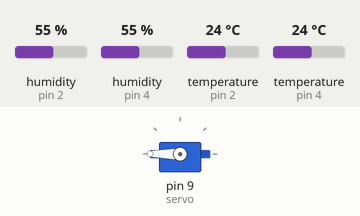
Simulated run of this sketch. Board: Arduino Uno, built with avr-gcc and run on an emulated ATmega328P. Parts: servo. The test bench sets the inputs (shaded band); at power-on: humidity (sensors on pin 2, pin 4) 55 %, temperature (sensors on pin 2, pin 4) 24 °C. What the sketch prints to the serial monitor is not drawn.

Above: at 3.7 s.
At 4.3 s:
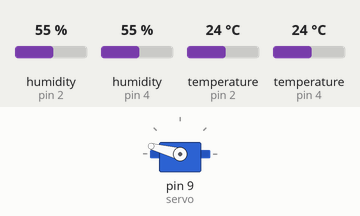
Timing chart, 0 to 5.8 s (numbered marks = the images above):
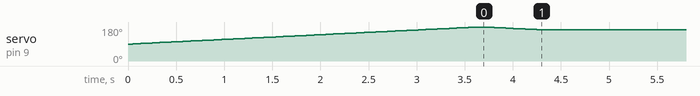

The sketch:

ClimateControl.ino
```cpp
#include "DHT.h"
#include <Servo.h>
#include <math.h>
#define DHTPIN 2
#define DHT22PIN 4
#define servoPin 9


DHT dht(DHTPIN, DHT11);
DHT dht22(DHT22PIN, DHT22);
Servo servo;

int SetTemp = 23;
float Angle = 180;
static float AngleCh1 = 15;
static float AngleCh2 = 30;
static float AngleCh3 = 60;
int timerRead = 40;
int timer = timerRead - 1;
int razn = 0;
bool closed = false;
bool opened = false;
static int ServoDelay = 40;
int complTimes = 0;
int allTimes = 0;


void setup() {
  Serial.begin(9600);
  delay(10);
  servo.attach(9);

  if (servo.read() != 180)
  {
    for (int i = servo.read(); i <= 180; i++)
    {
      servo.write(i);
      delay(ServoDelay);
    }
  }
  dht.begin();
  dht22.begin();
}


void loop() {
  timer++;

  float h = dht.readHumidity();

  float t = dht.readTemperature();

  float h22 = dht22.readHumidity();

  float t22 = dht22.readTemperature();

  float deltaT = (t + t22) / 2;

  float deltaTr = round(deltaT);

  float deltaH = (h + h22) / 2;

  if (isnan(h) || isnan(t)) {
    Serial.println("Error");
    return;
  }

  if (Serial.available() < 2)  {

    if ((timer >= timerRead) && (closed == false) && (opened == false)) {

      allTimes++;

      //Жарко
      if (deltaTr > SetTemp) {
        razn = int(deltaTr) - int(SetTemp);
        if (razn > 3) razn = 4;
        switch (razn) {
          case int(1): Angle = Angle - AngleCh1; break;
          case int(2): Angle = Angle - AngleCh2; break;
          case int(3): Angle = Angle - AngleCh3; break;
          case int(4): Angle = 0; break;
        }
        if (servo.read() - Angle < 0) Angle = 0;
        razn = 0;
        for (int i = servo.read(); i >= Angle; i--)
        {
          servo.write(i);
          delay(ServoDelay);
        }
        timer = 0;
      }
      //Жарко

      //Холодно
      if (deltaTr < SetTemp) {
        razn = int(SetTemp) - int(deltaTr);
        if (razn > 3) razn = 4;

        switch (razn) {
          case int(1): Angle = Angle + AngleCh1; break;
          case int(2): Angle = Angle + AngleCh2; break;
          case int(3): Angle = Angle + AngleCh3; break;
          case int(4): Angle = 180; break;
        }
        if (servo.read() - Angle > 180) Angle = 180;
        razn = 0;
        for (int i = servo.read(); i <= Angle; i++)
        {
          servo.write(i);
          delay(ServoDelay);
        }
        timer = 0;
      }
      //Холодно

      //Идеально
      if (deltaTr == SetTemp) {
        complTimes++;
        timer = 0;
      }
      //Идеально

    }
  }
  else
  {
    int inByte = Serial.read();
    switch (inByte) {

      case '1': //close the wiiiindooooow!!!!
        {
          if (closed == false) {
            for (int i = servo.read(); i <= 180; i++)
            {
              servo.write(i);
              delay(ServoDelay);
            }
            closed = true;
            opened = false;
          }
          else
          {
            for (int i = servo.read(); i >= Angle; i--)
            {
              servo.write(i);
              delay(ServoDelay);
            }
            opened = false;
            closed = false;
          }
        } break;

      case '2': //OPEN THE WINDOW
        {
          if (opened == false) {
            for (int i = servo.read(); i >= 0; i--)
            {
              servo.write(i);
              delay(ServoDelay);
            }
            opened = true;
            closed = false;
          }
          else
          {
            for (int i = servo.read(); i <= Angle; i++)
            {
              servo.write(i);
              delay(ServoDelay);
            }
            opened = false;
            closed = false;
          }
        } break;

      case ']':
        {
          timer = timerRead -1;
        } break;

      case '+':
        {
          SetTemp++;
        } break;
      case '-':
        {
          SetTemp--;
        }
      case '/':
        {
          timerRead++;
        } break;
      case '*':
        {
          timerRead--;
        }

    }
  }

  Serial.print(deltaT);
  Serial.print(";");
  Serial.print(t22);
  Serial.print(";");
  Serial.print(t);
  Serial.print(";");
  Serial.print(SetTemp);
  Serial.print(";");
  Serial.print(deltaH);
  Serial.print(";");
  Serial.print(h22);
  Serial.print(";");
  Serial.print(h);
  Serial.print(";");
  Serial.print(int(servo.read()));
  Serial.print(";");
  if (closed == true)
    Serial.print("true;"); else
    Serial.print("false;");
  if (opened == true)
    Serial.print("true;"); else
    Serial.print("false;");
  Serial.print(int(timer));
  Serial.print(";");
  Serial.print(timerRead);
  Serial.print(";");
  Serial.print(int(complTimes));
  Serial.print(";");
  Serial.print(int(allTimes));
  Serial.println(";");
  delay(1000);
}
```

Measured:
- by itself, servo on pin 9 (servo): rises from 90° to 180° in 3.6 s, then falls to 165° in 0.67 s
